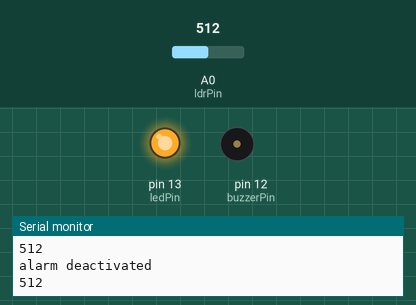
Recording of a sketch running on a simulated Arduino Uno, built with avr-gcc and run on an emulated ATmega328P. On the bench: output pins drawn as LEDs (lit = HIGH), buzzer (waves = sounding), the last lines printed to the serial monitor. The test bench sets the inputs (shaded band); at power-on: A0 (ldrPin) = 512.

Above: at 1.8 s.
1.9 s: A0 (ldrPin) set to 692
3.4 s: A0 (ldrPin) set to 716
At 5.1 s:
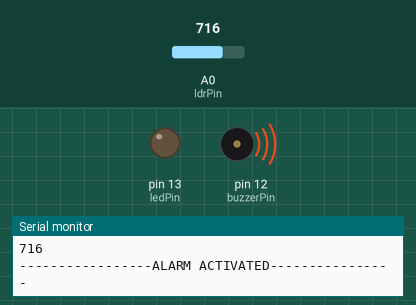
5.5 s: A0 (ldrPin) set to 690
At 6.5 s:
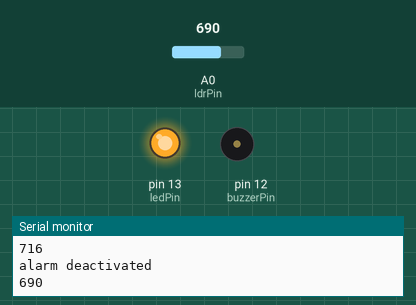
7.1 s: A0 (ldrPin) set to 710
At 8.1 s:
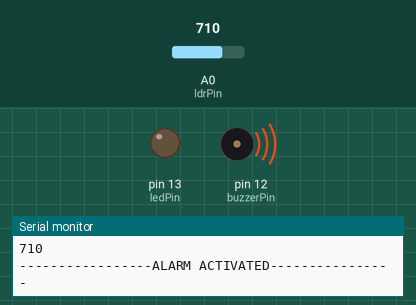
Timing chart, 0 to 10.1 s (numbered marks = the images above; inputs shaded):
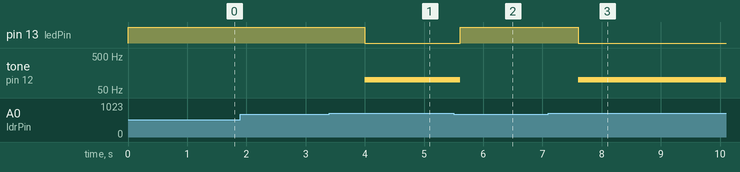

Measured:
- the behaviour switches between 699 and 700 on A0 (ldrPin) (found by bisection; images 0 and 1)
- after the input at 3.4 s, pin 13 (ledPin): HIGH → LOW after 0.60 s; tone on pin 12 (buzzerPin): silent → 100 Hz after 0.60 s
- after the input at 5.5 s, pin 13 (ledPin): LOW → HIGH after 0.11 s; tone on pin 12 (buzzerPin): 100 Hz → silent after 0.11 s
- after the input at 7.1 s, pin 13 (ledPin): HIGH → LOW after 0.51 s; tone on pin 12 (buzzerPin): silent → 100 Hz after 0.51 s

The sketch:

sketch_aug22a.ino
```cpp
 const int ledPin=13;
 const int buzzerPin=12;
 const int ldrPin=A0;
  void setup()
{
   Serial.begin(9600);
 pinMode(ledPin,OUTPUT);
 pinMode(ldrPin,INPUT);
 pinMode(buzzerPin,OUTPUT);
}

void loop() {
 int ldrStatus = analogRead(ldrPin);
/* Serial.println(ldrStatus);
 delay(500);*/
 if(ldrStatus >= 700)
{
  tone(buzzerPin,100);
  digitalWrite(ledPin,LOW);
  Serial.println("-----------------ALARM ACTIVATED----------------");
   delay(100);
  Serial.println(ldrStatus);
   delay(100);
}
else
{
  noTone(buzzerPin);
  digitalWrite(ledPin,HIGH);
  Serial.println("alarm deactivated");
  Serial.println(ldrStatus);
  delay(500);
  delay(500);
}

}
```
